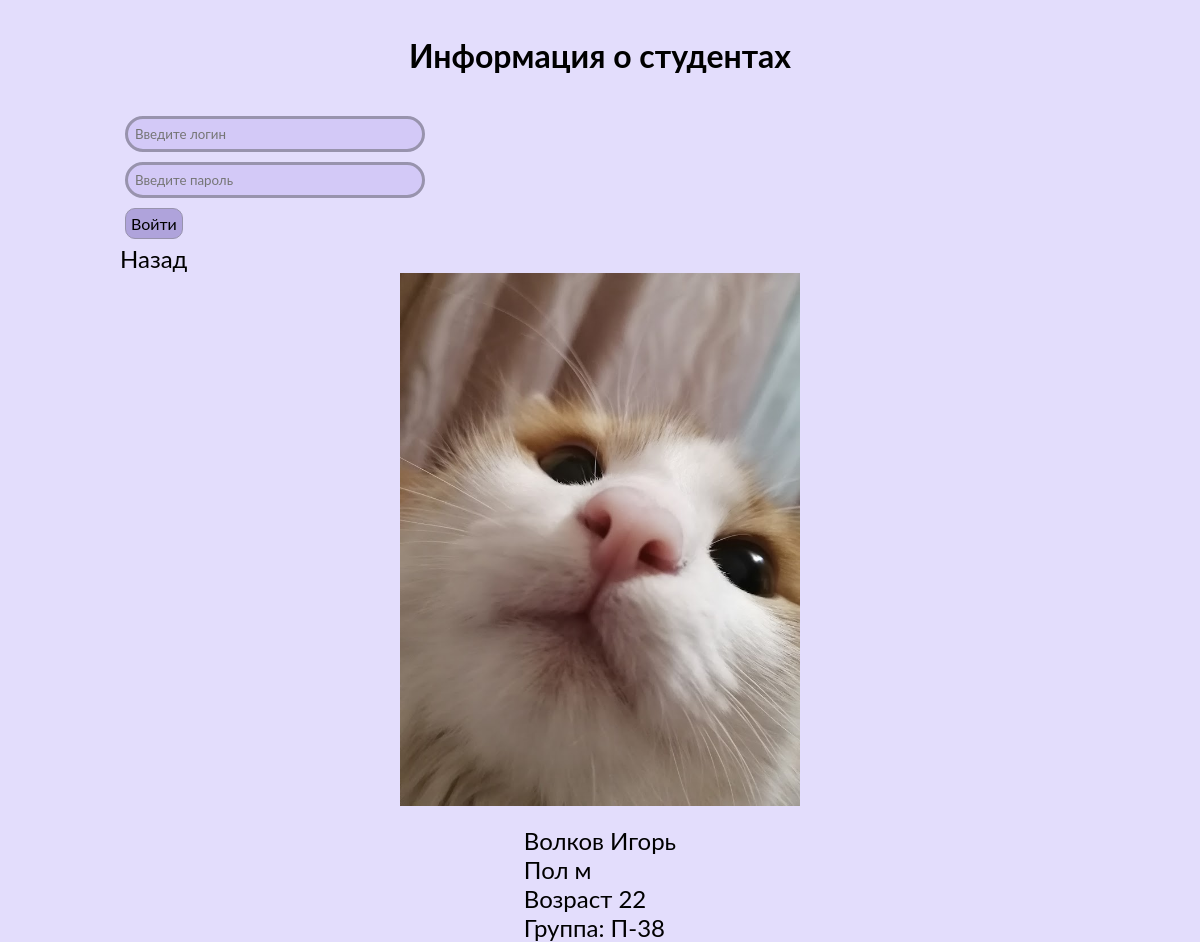
Screenshot of /?option=details&id=4 with the database file from the repository.
### tables this page shows
CREATE TABLE `students` (
  `id_student` int(11) NOT NULL,
  `s_fname` varchar(50) NOT NULL,
  `s_lname` varchar(50) NOT NULL,
  `login` varchar(30) NOT NULL,
  `pass` varchar(256) NOT NULL,
  `gender` enum('м','ж') NOT NULL,
  `id_group` int(11) NOT NULL,
  `s_age` int(11) DEFAULT NULL,
  `path` varchar(255) NOT NULL
);

CREATE TABLE `groups` (
  `id_group` int(11) NOT NULL,
  `group_name` varchar(10) NOT NULL
);

### api/core.php (called while the page is built, shortened)
<?php
abstract class ACore {
    public function __construct() {
        $this -> connect = new mysqli(HOST, USER, PASS, DB);
    }
    public function get_body() {
        include("templates/index.php");
    }
    public function formatstr($str) {
        $str = trim($str);
        $str = stripslashes($str);
        $str = htmlspecialchars($str);
        return $str;
    }
}

### api/modules/mod_details.php (the view)
<?php
$result = $this -> connect -> prepare("SELECT * FROM `students`, `groups` WHERE students.id_group = groups.id_group AND id_student = ?");
$result -> bind_param("i", $id);
$result -> execute();
$rows = $result -> get_result();
echo "<a href='./'>Назад</a>";
if (!$result) {
    echo "<p>Данных нет</p>";
} else {
    $row = $rows -> fetch_assoc();
    echo "<div class='details'>
        <img class='details__img' src='$row[path]' alt=''>
        <div>
            <p>$row[s_lname] $row[s_fname]</p>
            <p>Пол $row[gender]</p>
            <p>Возраст $row[s_age]</p>
            <p>Группа: $row[group_name]</p>
        </div>
    </div>";
}
?>

### styles/style.css (style rules this page uses)
* { font-family: 'Lato', sans-serif; margin: 0; padding: 0; box-sizing: border-box; }
a { text-decoration: none; color: inherit; display: inline-block; }
p { margin: 0; padding: 0; }
body { background-color: #e3ddfc; }
.details { display: flex; flex-direction: column; align-items: center; justify-content: center; gap: 20px; }
.details__img { max-width: 400px; }

### rows the page displays
students: path (picture), s_lname "Волков", s_fname "Игорь", gender "м", s_age "22", id_group.group_name "П-38"
